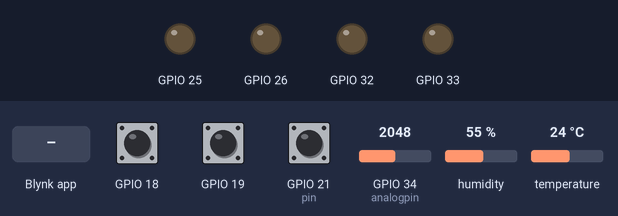
The sketch below on a simulated ESP32. On the bench: output pins drawn as LEDs (lit = HIGH). The inputs (shaded band) are chosen by the test bench; at power-on: GPIO 18 HIGH, GPIO 19 HIGH, GPIO 21 (pin) HIGH, GPIO 34 (analogpin) = 2048, humidity 55 %, temperature 24 °C. WiFi joins after 1.5 s; servers stay silent unless stated; what the sketch prints to the serial monitor is not drawn.

Above: at 3.0 s.
3.1 s: GPIO 18 pulled LOW for 0.15 s
At 3.5 s:
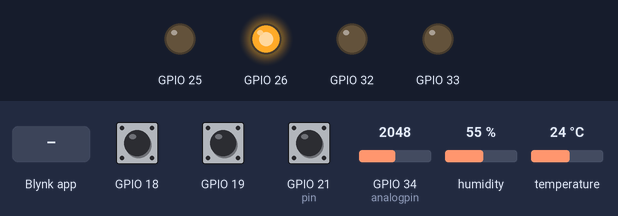
4.7 s: GPIO 19 pulled LOW for 0.15 s
At 5.9 s:
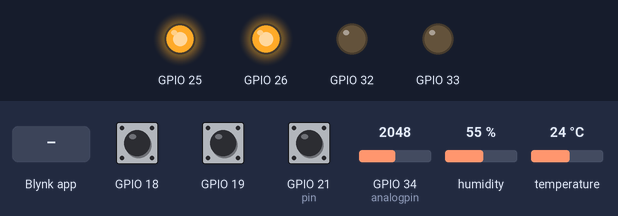
6.3 s: GPIO 21 (pin) pulled LOW for 0.15 s
At 7.2 s:
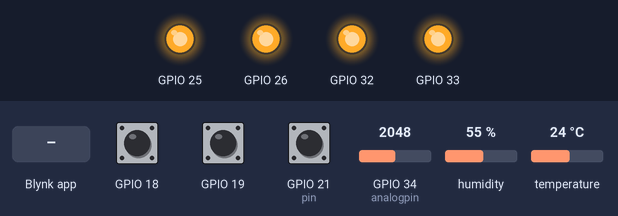
7.9 s: Blynk app writes 200 to V0
At 8.4 s:
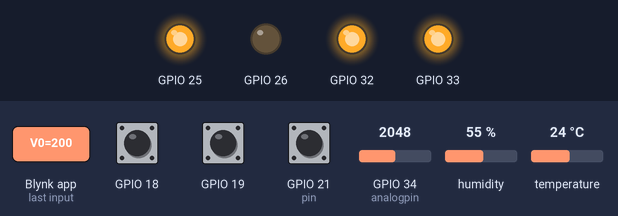
9.4 s: Blynk app writes 200 to V6
At 10.6 s:
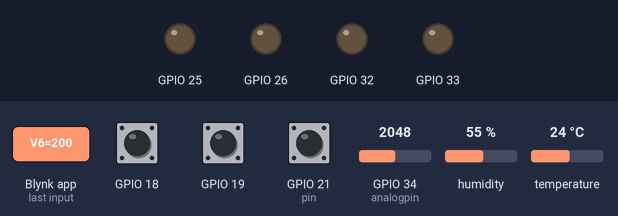
10.9 s: Blynk app writes 1 to V6
At 11.9 s:
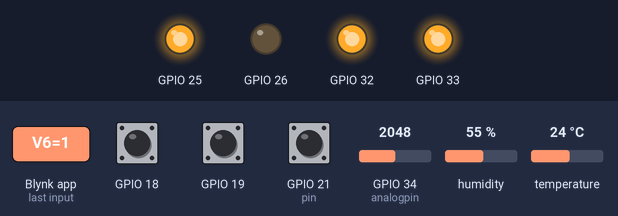
Timing chart, 0 to 13.4 s (numbered marks = the images above; inputs shaded):
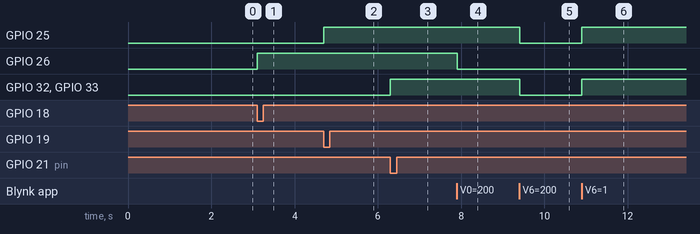

Measured:
- after the input at 3.1 s, GPIO 26: LOW → HIGH at once
- after the input at 4.7 s, GPIO 25: LOW → HIGH at once
- after the input at 6.3 s, GPIO 32, GPIO 33: LOW → HIGH at once
- after the input at 7.9 s, GPIO 26: HIGH → LOW at once
- after the input at 9.4 s, GPIO 25, GPIO 32, GPIO 33: HIGH → LOW at once
- after the input at 10.9 s, GPIO 25, GPIO 32, GPIO 33: LOW → HIGH at once

The sketch:

Blink.ino
```cpp
#define BLYNK_AUTH_TOKEN            "2fli26MIRgLmGxhmGyU2sdys8k1YfgNI"
#include "DHT.h"
#define DHTPIN 23
#define DHTTYPE DHT22
DHT dht(DHTPIN, DHTTYPE);
// Comment this out to disable prints and save space
#define BLYNK_PRINT Serial

#include <WiFi.h>
#include <WiFiClient.h>
#include <BlynkSimpleEsp32.h>
BlynkTimer timer;
unsigned long period = 1000; //ระยะเวลาที่ต้องการรอ
unsigned long last_time = 0; //ประกาศตัวแปรเป็น global เพื่อเก็บค่าไว้ไม่ให้ reset จากการวนloop
char auth[] = BLYNK_AUTH_TOKEN;

// Your WiFi credentials.
// Set password to "" for open networks.
char ssid[] = "FILM69";
char pass[] = "00000000";
int  tempset, analogset;
bool Relay1, Relay2, Relay3, Relay4;
int analogin, Mode, humset, i, j, TIME_CHECK, TIME_RUN, TIME;
int analogpin = 34;
bool Status;
int jj, jjj;
float HUM, TEMP;
int pin = 21;
int RelayStatus = 0;
void setup() {
  Serial.begin(115200);
  dht.begin();
  pinMode(analogpin, INPUT);
  pinMode(pin, INPUT_PULLUP);
  pinMode(18, INPUT_PULLUP);
  pinMode(19, INPUT_PULLUP);
  //Blynk.begin(auth, ssid, pass);
  // You can also specify server:
  Blynk.begin(auth, ssid, pass, "oasiskit.com", 8080);
  //Blynk.begin(auth, ssid, pass, IPAddress(192,168,1,100), 8080);
}

void loop()
{
  Blynk.run();
  timer.run();
  //Serial.println(digitalRead(pin));
  if ( millis() - last_time > period) {
    last_time = millis(); //เซฟเวลาปัจจุบันไว้เพื่อรอจนกว่า millis() จะมากกว่าตัวมันเท่า period
    TIME++;
  }
  if (Mode == 1 || digitalRead(pin) == 0) {
    if (j == 0) {
      if (i >= 1) {
        i = -1;
      }
      i++;
    }
    j++;
  }
  else {
    j = 0;
  }


  RUN();

  analogin = analogRead(analogpin);
  analogin = map(analogin, 0, 4095, 100, 0);
  HUM = dht.readHumidity();
  TEMP = dht.readTemperature();


  /*
    Serial.print("  Relay1 : ");
    Serial.print(Relay1);
    Serial.print("  Relay2 : ");
    Serial.print(Relay2);
    Serial.print("  Relay3 : ");
    Serial.print(Relay3);
    Serial.print("  Relay4 : ");
    Serial.print(Relay4);
    Serial.print(" SET_TEMP : ");
    Serial.print(tempset);
    Serial.print(" SET_ANALOG : ");
    Serial.print(analogset);
    Serial.print(" TEMP : ");
    Serial.print(TEMP);
    Serial.print(" *C ");
    Serial.print(" HUM : ");
    Serial.print(HUM);
    Serial.print(" % ");
    Serial.print(" ANALOG_IN : ");
    Serial.print(analogin);
    Serial.print(" SET_HUM : ");
    Serial.print(humset);
    Serial.print(" MODE : ");
    Serial.print(Mode);
    Serial.print(" i : ");
    Serial.print(i);
    Serial.print(" TIME_CHECK : ");
    Serial.print(TIME_CHECK);
    Serial.print(" TIME_RUN : ");
    Serial.print(TIME_RUN);
    Serial.print(" Status : ");
    Serial.print(Status);
    Serial.print(" TIME_CHECK : ");
    Serial.print(TIME_CHECK);
    Serial.print(" TIME_RUN : ");
    Serial.print(TIME_RUN);
    Serial.print(" TIME : ");
    Serial.println(TIME);
  */

  Serial.println(analogin);

  Blynk.virtualWrite(V7, analogin);
  Blynk.virtualWrite(V8, TEMP);
  Blynk.virtualWrite(V9, HUM);
  Blynk.virtualWrite(V10, i);
  Blynk.virtualWrite(V20, WifiSignal());
}
void RUN() {
  if (TIME >= TIME_CHECK + TIME_RUN) {
    TIME = 0;
  }
  //#################### MODE MUNAUL ##############################################
  if (i == 0) {
    if (RelayStatus >= 3)RelayStatus = 3; RelayStatus++;
    if (RelayStatus == 1) {
      BLYNK_V_WRITE(V1, Relay1);
      BLYNK_V_WRITE(V2, Relay2);
      BLYNK_V_WRITE(V3, Relay3);
      BLYNK_V_WRITE(V4, Relay4);
    }
    if (digitalRead(18) == 0) {
      if (jj == 0) {
        Relay1 = !Relay1;
        BLYNK_V_WRITE(V1, Relay1);
      }
      jj++;
    }
    else {
      jj = 0;
    }


    if (digitalRead(19) == 0) {
      if (jjj == 0) {
        Relay2 = !Relay2;
        BLYNK_V_WRITE(V2, Relay2);
      }
      jjj++;
    }
    else {
      jjj = 0;
    }
    IO(26, Relay1);
    IO(25, Relay2);
    IO(33, Relay3);
    IO(32, Relay4);
  }
  //#################### MODE AUTO ################################################
  else {
    RelayStatus = 0;

    if (TIME_CHECK == 0 || TIME > TIME_CHECK && TIME < TIME_CHECK + TIME_RUN) {
      if (HUM >= humset) {
        IO(26, 1);
        BLYNK_V_WRITE(V1, 1);
      } else {
        IO(26, 0);
        BLYNK_V_WRITE(V1, 0);
      }

      if (analogin >= analogset) {
        IO(25, 1);
        IO(33, 1);
        IO(32, 1);
        BLYNK_V_WRITE(V2, 1);
        BLYNK_V_WRITE(V3, 1);
        BLYNK_V_WRITE(V4, 1);
      } else {
        IO(25, 0);
        IO(33, 0);
        IO(32, 0);
        BLYNK_V_WRITE(V2, 0);
        BLYNK_V_WRITE(V3, 0);
        BLYNK_V_WRITE(V4, 0);
      }
      //digitalWrite(33, Relay3);
      //digitalWrite(32, Relay4);
      //Serial.println("#########################################################################################################################");
    }
  }
}
void BLYNK_V_WRITE(int v, int io) {
  Blynk.virtualWrite(v, io);
}
void IO(int pin , int DIGI) {
  pinMode(pin, OUTPUT);
  digitalWrite(pin, DIGI);
}
BLYNK_WRITE(V1) {
  Relay1 = param.asInt();
}
BLYNK_WRITE(V2) {
  Relay2 = param.asInt();
}
BLYNK_WRITE(V3) {
  Relay3 = param.asInt();
}
BLYNK_WRITE(V4) {
  Relay4 = param.asInt();
}
BLYNK_WRITE(V5) {
  tempset = param.asInt();
}
BLYNK_WRITE(V6) {
  analogset = param.asInt();
}
BLYNK_WRITE(V11) {
  Mode = param.asInt();
}
BLYNK_WRITE(V0) {
  humset = param.asInt();
}
BLYNK_WRITE(V12) {
  TIME_CHECK = param.asInt();
}
BLYNK_WRITE(V13) {
  TIME_RUN = param.asInt();
}
int WifiSignal() {
  //หาค่าสัญญาณ RSSI ของ WIFI แล้ว MAP ให้อยู่ในรูปของเปอร์เซ็นต์
  int CurrentWiFiSignal = WiFi.RSSI();
  if (CurrentWiFiSignal > -40) CurrentWiFiSignal = -40;
  if (CurrentWiFiSignal < -90) CurrentWiFiSignal = -90;
  int WifiSignal = map(CurrentWiFiSignal, -90, -40, 0, 100);
  return WifiSignal;
}
```
